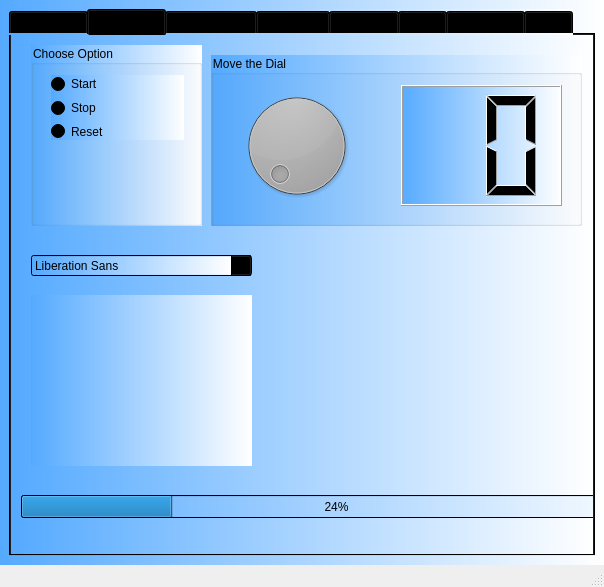
<?xml version="1.0" encoding="UTF-8"?>
<ui version="4.0">
 <class>MainWindow</class>
 <widget class="QMainWindow" name="MainWindow">
  <property name="geometry">
   <rect>
    <x>0</x>
    <y>0</y>
    <width>604</width>
    <height>587</height>
   </rect>
  </property>
  <property name="windowTitle">
   <string>MainWindow</string>
  </property>
  <widget class="QWidget" name="centralwidget">
   <property name="styleSheet">
    <string notr="true">background-color: qlineargradient(spread:pad, x1:0, y1:0, x2:1, y2:0, stop:0 rgba(85, 170, 255, 255), stop:1 rgba(255, 255, 255, 255));</string>
   </property>
   <layout class="QHBoxLayout" name="horizontalLayout">
    <item>
     <widget class="QTabWidget" name="tabWidget">
      <property name="currentIndex">
       <number>1</number>
      </property>
      <widget class="QWidget" name="tab">
       <attribute name="title">
        <string>Widgets 1</string>
       </attribute>
       <widget class="QWidget" name="verticalLayoutWidget">
        <property name="geometry">
         <rect>
          <x>19</x>
          <y>9</y>
          <width>621</width>
          <height>491</height>
         </rect>
        </property>
        <layout class="QVBoxLayout" name="verticalLayout">
         <item>
          <widget class="QTabWidget" name="tabWidget_2">
           <property name="currentIndex">
            <number>0</number>
           </property>
           <widget class="QWidget" name="tab_3">
            <attribute name="title">
             <string>Tree</string>
            </attribute>
            <widget class="QTreeWidget" name="treeWidget">
             <property name="geometry">
              <rect>
               <x>0</x>
               <y>0</y>
               <width>601</width>
               <height>451</height>
              </rect>
             </property>
             <column>
              <property name="text">
               <string>Headers</string>
              </property>
             </column>
             <column>
              <property name="text">
               <string notr="true">Item</string>
              </property>
             </column>
             <column>
              <property name="text">
               <string>Subitem</string>
              </property>
             </column>
             <column>
              <property name="text">
               <string notr="true">New Column</string>
              </property>
             </column>
            </widget>
            <widget class="QPushButton" name="button_slot">
             <property name="geometry">
              <rect>
               <x>10</x>
               <y>50</y>
               <width>75</width>
               <height>23</height>
              </rect>
             </property>
             <property name="text">
              <string>Slot1</string>
             </property>
            </widget>
           </widget>
           <widget class="QWidget" name="tab_4">
            <attribute name="title">
             <string>Calendar</string>
            </attribute>
            <widget class="QDateEdit" name="dateEdit">
             <property name="geometry">
              <rect>
               <x>10</x>
               <y>10</y>
               <width>591</width>
               <height>22</height>
              </rect>
             </property>
             <property name="alignment">
              <set>Qt::AlignCenter</set>
             </property>
            </widget>
            <widget class="QCalendarWidget" name="calendarWidget">
             <property name="geometry">
              <rect>
               <x>10</x>
               <y>40</y>
               <width>591</width>
               <height>401</height>
              </rect>
             </property>
            </widget>
           </widget>
          </widget>
         </item>
        </layout>
       </widget>
      </widget>
      <widget class="QWidget" name="tab_2">
       <attribute name="title">
        <string>Widgets 2</string>
       </attribute>
       <widget class="QGroupBox" name="groupBox">
        <property name="geometry">
         <rect>
          <x>20</x>
          <y>10</y>
          <width>171</width>
          <height>181</height>
         </rect>
        </property>
        <property name="title">
         <string>Choose Option</string>
        </property>
        <widget class="QWidget" name="layoutWidget">
         <property name="geometry">
          <rect>
           <x>20</x>
           <y>30</y>
           <width>133</width>
           <height>65</height>
          </rect>
         </property>
         <layout class="QVBoxLayout" name="verticalLayout_2">
          <item>
           <widget class="QRadioButton" name="radioButton_start">
            <property name="text">
             <string>Start</string>
            </property>
            <property name="checked">
             <bool>true</bool>
            </property>
           </widget>
          </item>
          <item>
           <widget class="QRadioButton" name="radioButton_stop">
            <property name="text">
             <string>Stop</string>
            </property>
           </widget>
          </item>
          <item>
           <widget class="QRadioButton" name="radioButton_reset">
            <property name="statusTip">
             <string>This is Option 2</string>
            </property>
            <property name="text">
             <string>Reset</string>
            </property>
           </widget>
          </item>
         </layout>
        </widget>
       </widget>
       <widget class="QGroupBox" name="groupBox_2">
        <property name="geometry">
         <rect>
          <x>200</x>
          <y>20</y>
          <width>371</width>
          <height>171</height>
         </rect>
        </property>
        <property name="title">
         <string>Move the Dial</string>
        </property>
        <widget class="QDial" name="dial">
         <property name="geometry">
          <rect>
           <x>20</x>
           <y>30</y>
           <width>131</width>
           <height>121</height>
          </rect>
         </property>
        </widget>
        <widget class="QLCDNumber" name="lcdNumber">
         <property name="geometry">
          <rect>
           <x>190</x>
           <y>30</y>
           <width>161</width>
           <height>121</height>
          </rect>
         </property>
         <property name="digitCount">
          <number>2</number>
         </property>
        </widget>
       </widget>
       <widget class="QProgressBar" name="progressBar">
        <property name="geometry">
         <rect>
          <x>10</x>
          <y>460</y>
          <width>631</width>
          <height>23</height>
         </rect>
        </property>
        <property name="value">
         <number>24</number>
        </property>
       </widget>
       <widget class="QFontComboBox" name="fontComboBox">
        <property name="geometry">
         <rect>
          <x>20</x>
          <y>220</y>
          <width>221</width>
          <height>21</height>
         </rect>
        </property>
       </widget>
       <widget class="QLabel" name="label">
        <property name="geometry">
         <rect>
          <x>20</x>
          <y>260</y>
          <width>221</width>
          <height>171</height>
         </rect>
        </property>
        <property name="text">
         <string/>
        </property>
       </widget>
      </widget>
      <widget class="QWidget" name="tab_5">
       <attribute name="title">
        <string>Drag &amp;&amp; Drop</string>
       </attribute>
       <widget class="QLineEdit" name="lineEdit">
        <property name="geometry">
         <rect>
          <x>10</x>
          <y>10</y>
          <width>161</width>
          <height>20</height>
         </rect>
        </property>
        <property name="dragEnabled">
         <bool>true</bool>
        </property>
       </widget>
       <widget class="QComboBox" name="comboBox">
        <property name="geometry">
         <rect>
          <x>180</x>
          <y>10</y>
          <width>181</width>
          <height>22</height>
         </rect>
        </property>
        <property name="minimumSize">
         <size>
          <width>181</width>
          <height>0</height>
         </size>
        </property>
        <property name="acceptDrops">
         <bool>true</bool>
        </property>
        <property name="editable">
         <bool>true</bool>
        </property>
       </widget>
       <widget class="QPushButton" name="pushButton">
        <property name="geometry">
         <rect>
          <x>370</x>
          <y>10</y>
          <width>181</width>
          <height>23</height>
         </rect>
        </property>
        <property name="minimumSize">
         <size>
          <width>0</width>
          <height>23</height>
         </size>
        </property>
        <property name="acceptDrops">
         <bool>true</bool>
        </property>
        <property name="text">
         <string>PushButton</string>
        </property>
       </widget>
       <widget class="QListWidget" name="listWidget">
        <property name="geometry">
         <rect>
          <x>10</x>
          <y>40</y>
          <width>271</width>
          <height>401</height>
         </rect>
        </property>
        <property name="dragEnabled">
         <bool>true</bool>
        </property>
        <property name="dragDropMode">
         <enum>QAbstractItemView::DragDrop</enum>
        </property>
        <item>
         <property name="text">
          <string>Item 1</string>
         </property>
        </item>
        <item>
         <property name="text">
          <string>Item 2</string>
         </property>
        </item>
        <item>
         <property name="text">
          <string>Item 3</string>
         </property>
        </item>
        <item>
         <property name="text">
          <string>Item 4</string>
         </property>
        </item>
       </widget>
       <widget class="QListWidget" name="listWidget_2">
        <property name="geometry">
         <rect>
          <x>290</x>
          <y>40</y>
          <width>261</width>
          <height>401</height>
         </rect>
        </property>
       </widget>
      </widget>
      <widget class="QWidget" name="tab_6">
       <attribute name="title">
        <string>Open GL</string>
       </attribute>
       <widget class="QFrame" name="frame_gl">
        <property name="geometry">
         <rect>
          <x>120</x>
          <y>10</y>
          <width>300</width>
          <height>300</height>
         </rect>
        </property>
        <property name="frameShape">
         <enum>QFrame::StyledPanel</enum>
        </property>
        <property name="frameShadow">
         <enum>QFrame::Raised</enum>
        </property>
       </widget>
      </widget>
      <widget class="QWidget" name="tab_7">
       <attribute name="title">
        <string>Network</string>
       </attribute>
       <widget class="QGroupBox" name="groupBox_3">
        <property name="geometry">
         <rect>
          <x>10</x>
          <y>40</y>
          <width>231</width>
          <height>371</height>
         </rect>
        </property>
        <property name="title">
         <string>Client 1</string>
        </property>
        <widget class="QLineEdit" name="lineEdit_2">
         <property name="geometry">
          <rect>
           <x>10</x>
           <y>280</y>
           <width>211</width>
           <height>41</height>
          </rect>
         </property>
        </widget>
        <widget class="QPushButton" name="pushButton_2">
         <property name="geometry">
          <rect>
           <x>10</x>
           <y>330</y>
           <width>211</width>
           <height>23</height>
          </rect>
         </property>
         <property name="text">
          <string>Connect to Server</string>
         </property>
        </widget>
        <widget class="QTextEdit" name="textEdit">
         <property name="geometry">
          <rect>
           <x>10</x>
           <y>20</y>
           <width>211</width>
           <height>251</height>
          </rect>
         </property>
        </widget>
       </widget>
       <widget class="QGroupBox" name="groupBox_4">
        <property name="geometry">
         <rect>
          <x>330</x>
          <y>40</y>
          <width>251</width>
          <height>371</height>
         </rect>
        </property>
        <property name="title">
         <string>Client 2</string>
        </property>
        <widget class="QPushButton" name="pushButton_3">
         <property name="geometry">
          <rect>
           <x>10</x>
           <y>330</y>
           <width>231</width>
           <height>23</height>
          </rect>
         </property>
         <property name="text">
          <string>Connect to Server</string>
         </property>
        </widget>
        <widget class="QTextEdit" name="textEdit_2">
         <property name="geometry">
          <rect>
           <x>10</x>
           <y>20</y>
           <width>231</width>
           <height>251</height>
          </rect>
         </property>
        </widget>
        <widget class="QLineEdit" name="lineEdit_3">
         <property name="geometry">
          <rect>
           <x>10</x>
           <y>280</y>
           <width>231</width>
           <height>41</height>
          </rect>
         </property>
        </widget>
       </widget>
       <widget class="QWidget" name="verticalLayoutWidget_2">
        <property name="geometry">
         <rect>
          <x>250</x>
          <y>49</y>
          <width>77</width>
          <height>361</height>
         </rect>
        </property>
        <layout class="QVBoxLayout" name="verticalLayout_3">
         <item>
          <widget class="QPushButton" name="pushButton_4">
           <property name="text">
            <string>Start Server</string>
           </property>
          </widget>
         </item>
        </layout>
       </widget>
      </widget>
      <widget class="QWidget" name="tab_8">
       <attribute name="title">
        <string>SQL</string>
       </attribute>
       <widget class="QTableWidget" name="tableWidget">
        <property name="geometry">
         <rect>
          <x>130</x>
          <y>20</y>
          <width>431</width>
          <height>331</height>
         </rect>
        </property>
        <row>
         <property name="text">
          <string>1</string>
         </property>
        </row>
        <row>
         <property name="text">
          <string>2</string>
         </property>
        </row>
        <row>
         <property name="text">
          <string>3</string>
         </property>
        </row>
        <row>
         <property name="text">
          <string>4</string>
         </property>
        </row>
        <row>
         <property name="text">
          <string>5</string>
         </property>
        </row>
        <column>
         <property name="text">
          <string>ID</string>
         </property>
        </column>
        <column>
         <property name="text">
          <string>Firts name</string>
         </property>
        </column>
        <column>
         <property name="text">
          <string>Last name</string>
         </property>
        </column>
        <item row="0" column="0">
         <property name="text">
          <string>1000</string>
         </property>
        </item>
        <item row="0" column="1">
         <property name="text">
          <string>Albert</string>
         </property>
        </item>
        <item row="0" column="2">
         <property name="text">
          <string>Einstein</string>
         </property>
        </item>
        <item row="1" column="0">
         <property name="text">
          <string>1001</string>
         </property>
        </item>
        <item row="1" column="1">
         <property name="text">
          <string>Guido</string>
         </property>
        </item>
        <item row="1" column="2">
         <property name="text">
          <string>van Russo</string>
         </property>
        </item>
        <item row="2" column="0">
         <property name="text">
          <string>1002</string>
         </property>
        </item>
        <item row="2" column="1">
         <property name="text">
          <string>Steve</string>
         </property>
        </item>
        <item row="2" column="2">
         <property name="text">
          <string>Jobs</string>
         </property>
        </item>
        <item row="3" column="0">
         <property name="text">
          <string>1003</string>
         </property>
        </item>
        <item row="3" column="1">
         <property name="text">
          <string>Bill</string>
         </property>
        </item>
        <item row="3" column="2">
         <property name="text">
          <string>Gates</string>
         </property>
        </item>
        <item row="4" column="0">
         <property name="text">
          <string>1234</string>
         </property>
        </item>
        <item row="4" column="1">
         <property name="text">
          <string>Joe</string>
         </property>
        </item>
        <item row="4" column="2">
         <property name="text">
          <string>Doe</string>
         </property>
        </item>
       </widget>
       <widget class="QWidget" name="">
        <property name="geometry">
         <rect>
          <x>20</x>
          <y>30</y>
          <width>101</width>
          <height>141</height>
         </rect>
        </property>
        <layout class="QVBoxLayout" name="verticalLayout_4">
         <item>
          <widget class="QPushButton" name="pushButton_6">
           <property name="text">
            <string>View Data</string>
           </property>
          </widget>
         </item>
         <item>
          <widget class="QPushButton" name="pushButton_7">
           <property name="text">
            <string>Add Row</string>
           </property>
          </widget>
         </item>
         <item>
          <widget class="QPushButton" name="pushButton_5">
           <property name="text">
            <string>Delete Row</string>
           </property>
          </widget>
         </item>
         <item>
          <widget class="QPushButton" name="pushButton_8">
           <property name="text">
            <string>Create DB</string>
           </property>
          </widget>
         </item>
        </layout>
       </widget>
      </widget>
      <widget class="QWidget" name="tab_9">
       <attribute name="title">
        <string>Animation</string>
       </attribute>
       <widget class="QFrame" name="frame1">
        <property name="geometry">
         <rect>
          <x>10</x>
          <y>20</y>
          <width>141</width>
          <height>111</height>
         </rect>
        </property>
        <property name="palette">
         <palette>
          <active>
           <colorrole role="Button">
            <brush brushstyle="LinearGradientPattern">
             <gradient startx="0.000000000000000" starty="0.000000000000000" endx="1.000000000000000" endy="0.000000000000000" type="LinearGradient" spread="PadSpread" coordinatemode="ObjectBoundingMode">
              <gradientstop position="0.000000000000000">
               <color alpha="255">
                <red>85</red>
                <green>170</green>
                <blue>255</blue>
               </color>
              </gradientstop>
              <gradientstop position="1.000000000000000">
               <color alpha="255">
                <red>255</red>
                <green>255</green>
                <blue>255</blue>
               </color>
              </gradientstop>
             </gradient>
            </brush>
           </colorrole>
           <colorrole role="Base">
            <brush brushstyle="LinearGradientPattern">
             <gradient startx="0.000000000000000" starty="0.000000000000000" endx="1.000000000000000" endy="0.000000000000000" type="LinearGradient" spread="PadSpread" coordinatemode="ObjectBoundingMode">
              <gradientstop position="0.000000000000000">
               <color alpha="255">
                <red>85</red>
                <green>170</green>
                <blue>255</blue>
               </color>
              </gradientstop>
              <gradientstop position="1.000000000000000">
               <color alpha="255">
                <red>255</red>
                <green>255</green>
                <blue>255</blue>
               </color>
              </gradientstop>
             </gradient>
            </brush>
           </colorrole>
           <colorrole role="Window">
            <brush brushstyle="LinearGradientPattern">
             <gradient startx="0.000000000000000" starty="0.000000000000000" endx="1.000000000000000" endy="0.000000000000000" type="LinearGradient" spread="PadSpread" coordinatemode="ObjectBoundingMode">
              <gradientstop position="0.000000000000000">
               <color alpha="255">
                <red>85</red>
                <green>170</green>
                <blue>255</blue>
               </color>
              </gradientstop>
              <gradientstop position="1.000000000000000">
               <color alpha="255">
                <red>255</red>
                <green>255</green>
                <blue>255</blue>
               </color>
              </gradientstop>
             </gradient>
            </brush>
           </colorrole>
          </active>
          <inactive>
           <colorrole role="Button">
            <brush brushstyle="LinearGradientPattern">
             <gradient startx="0.000000000000000" starty="0.000000000000000" endx="1.000000000000000" endy="0.000000000000000" type="LinearGradient" spread="PadSpread" coordinatemode="ObjectBoundingMode">
              <gradientstop position="0.000000000000000">
               <color alpha="255">
                <red>85</red>
                <green>170</green>
                <blue>255</blue>
               </color>
              </gradientstop>
              <gradientstop position="1.000000000000000">
               <color alpha="255">
                <red>255</red>
                <green>255</green>
                <blue>255</blue>
               </color>
              </gradientstop>
             </gradient>
            </brush>
           </colorrole>
           <colorrole role="Base">
            <brush brushstyle="LinearGradientPattern">
             <gradient startx="0.000000000000000" starty="0.000000000000000" endx="1.000000000000000" endy="0.000000000000000" type="LinearGradient" spread="PadSpread" coordinatemode="ObjectBoundingMode">
              <gradientstop position="0.000000000000000">
               <color alpha="255">
                <red>85</red>
                <green>170</green>
                <blue>255</blue>
               </color>
              </gradientstop>
              <gradientstop position="1.000000000000000">
               <color alpha="255">
                <red>255</red>
                <green>255</green>
                <blue>255</blue>
               </color>
              </gradientstop>
             </gradient>
            </brush>
           </colorrole>
           <colorrole role="Window">
            <brush brushstyle="LinearGradientPattern">
             <gradient startx="0.000000000000000" starty="0.000000000000000" endx="1.000000000000000" endy="0.000000000000000" type="LinearGradient" spread="PadSpread" coordinatemode="ObjectBoundingMode">
              <gradientstop position="0.000000000000000">
               <color alpha="255">
                <red>85</red>
                <green>170</green>
                <blue>255</blue>
               </color>
              </gradientstop>
              <gradientstop position="1.000000000000000">
               <color alpha="255">
                <red>255</red>
                <green>255</green>
                <blue>255</blue>
               </color>
              </gradientstop>
             </gradient>
            </brush>
           </colorrole>
          </inactive>
          <disabled>
           <colorrole role="Button">
            <brush brushstyle="LinearGradientPattern">
             <gradient startx="0.000000000000000" starty="0.000000000000000" endx="1.000000000000000" endy="0.000000000000000" type="LinearGradient" spread="PadSpread" coordinatemode="ObjectBoundingMode">
              <gradientstop position="0.000000000000000">
               <color alpha="255">
                <red>85</red>
                <green>170</green>
                <blue>255</blue>
               </color>
              </gradientstop>
              <gradientstop position="1.000000000000000">
               <color alpha="255">
                <red>255</red>
                <green>255</green>
                <blue>255</blue>
               </color>
              </gradientstop>
             </gradient>
            </brush>
           </colorrole>
           <colorrole role="Base">
            <brush brushstyle="LinearGradientPattern">
             <gradient startx="0.000000000000000" starty="0.000000000000000" endx="1.000000000000000" endy="0.000000000000000" type="LinearGradient" spread="PadSpread" coordinatemode="ObjectBoundingMode">
              <gradientstop position="0.000000000000000">
               <color alpha="255">
                <red>85</red>
                <green>170</green>
                <blue>255</blue>
               </color>
              </gradientstop>
              <gradientstop position="1.000000000000000">
               <color alpha="255">
                <red>255</red>
                <green>255</green>
                <blue>255</blue>
               </color>
              </gradientstop>
             </gradient>
            </brush>
           </colorrole>
           <colorrole role="Window">
            <brush brushstyle="LinearGradientPattern">
             <gradient startx="0.000000000000000" starty="0.000000000000000" endx="1.000000000000000" endy="0.000000000000000" type="LinearGradient" spread="PadSpread" coordinatemode="ObjectBoundingMode">
              <gradientstop position="0.000000000000000">
               <color alpha="255">
                <red>85</red>
                <green>170</green>
                <blue>255</blue>
               </color>
              </gradientstop>
              <gradientstop position="1.000000000000000">
               <color alpha="255">
                <red>255</red>
                <green>255</green>
                <blue>255</blue>
               </color>
              </gradientstop>
             </gradient>
            </brush>
           </colorrole>
          </disabled>
         </palette>
        </property>
        <property name="acceptDrops">
         <bool>true</bool>
        </property>
        <property name="autoFillBackground">
         <bool>false</bool>
        </property>
        <property name="frameShape">
         <enum>QFrame::StyledPanel</enum>
        </property>
        <property name="frameShadow">
         <enum>QFrame::Raised</enum>
        </property>
       </widget>
       <widget class="QLCDNumber" name="lcdNumber_2">
        <property name="geometry">
         <rect>
          <x>450</x>
          <y>30</y>
          <width>111</width>
          <height>81</height>
         </rect>
        </property>
       </widget>
       <widget class="QToolButton" name="toolButton">
        <property name="geometry">
         <rect>
          <x>350</x>
          <y>40</y>
          <width>25</width>
          <height>19</height>
         </rect>
        </property>
        <property name="text">
         <string>...</string>
        </property>
       </widget>
       <widget class="QWidget" name="">
        <property name="geometry">
         <rect>
          <x>20</x>
          <y>460</y>
          <width>271</width>
          <height>31</height>
         </rect>
        </property>
        <layout class="QHBoxLayout" name="horizontalLayout_2">
         <item>
          <widget class="QPushButton" name="pushButton_9">
           <property name="text">
            <string>Start Animation</string>
           </property>
          </widget>
         </item>
         <item>
          <widget class="QPushButton" name="pushButton_10">
           <property name="text">
            <string>Stop Animation</string>
           </property>
          </widget>
         </item>
        </layout>
       </widget>
      </widget>
      <widget class="QWidget" name="tab_10">
       <property name="styleSheet">
        <string notr="true">QWidget{
background-color: qlineargradient(spread:pad, x1:0, y1:0, x2:1, y2:0, stop:0 rgba(0, 0, 0, 255), stop:1 rgba(255, 255, 255, 255));
}
QPushButton{
background-color: rgb(85, 85, 255);
}
QPushButton:hover{
background-color: rgb(85, 0, 127)
}
QPushButton#pushButton_13{
background-color: rgb(255, 0, 255)
}</string>
       </property>
       <attribute name="title">
        <string>CSS</string>
       </attribute>
       <widget class="QPushButton" name="pushButton_11">
        <property name="geometry">
         <rect>
          <x>20</x>
          <y>30</y>
          <width>75</width>
          <height>23</height>
         </rect>
        </property>
        <property name="styleSheet">
         <string notr="true">background-color: rgb(255, 255, 255);</string>
        </property>
        <property name="text">
         <string>PushButton</string>
        </property>
       </widget>
       <widget class="QPushButton" name="pushButton_12">
        <property name="geometry">
         <rect>
          <x>20</x>
          <y>70</y>
          <width>75</width>
          <height>23</height>
         </rect>
        </property>
        <property name="text">
         <string>PushButton</string>
        </property>
       </widget>
       <widget class="QPushButton" name="pushButton_13">
        <property name="geometry">
         <rect>
          <x>120</x>
          <y>30</y>
          <width>75</width>
          <height>23</height>
         </rect>
        </property>
        <property name="text">
         <string>PushButton</string>
        </property>
       </widget>
       <widget class="QPushButton" name="pushButton_14">
        <property name="geometry">
         <rect>
          <x>120</x>
          <y>70</y>
          <width>75</width>
          <height>23</height>
         </rect>
        </property>
        <property name="text">
         <string>PushButton</string>
        </property>
       </widget>
      </widget>
     </widget>
    </item>
   </layout>
  </widget>
  <widget class="QMenuBar" name="menubar">
   <property name="geometry">
    <rect>
     <x>0</x>
     <y>0</y>
     <width>604</width>
     <height>21</height>
    </rect>
   </property>
  </widget>
  <widget class="QStatusBar" name="statusbar"/>
 </widget>
 <resources/>
 <connections>
  <connection>
   <sender>radioButton_stop</sender>
   <signal>clicked()</signal>
   <receiver>progressBar</receiver>
   <slot>reset()</slot>
   <hints>
    <hint type="sourcelabel">
     <x>139</x>
     <y>127</y>
    </hint>
    <hint type="destinationlabel">
     <x>158</x>
     <y>528</y>
    </hint>
   </hints>
  </connection>
  <connection>
   <sender>dial</sender>
   <signal>valueChanged(int)</signal>
   <receiver>lcdNumber</receiver>
   <slot>display(int)</slot>
   <hints>
    <hint type="sourcelabel">
     <x>390</x>
     <y>179</y>
    </hint>
    <hint type="destinationlabel">
     <x>492</x>
     <y>180</y>
    </hint>
   </hints>
  </connection>
  <connection>
   <sender>fontComboBox</sender>
   <signal>activated(QString)</signal>
   <receiver>label</receiver>
   <slot>setText(QString)</slot>
   <hints>
    <hint type="sourcelabel">
     <x>225</x>
     <y>286</y>
    </hint>
    <hint type="destinationlabel">
     <x>220</x>
     <y>374</y>
    </hint>
   </hints>
  </connection>
 </connections>
</ui>
